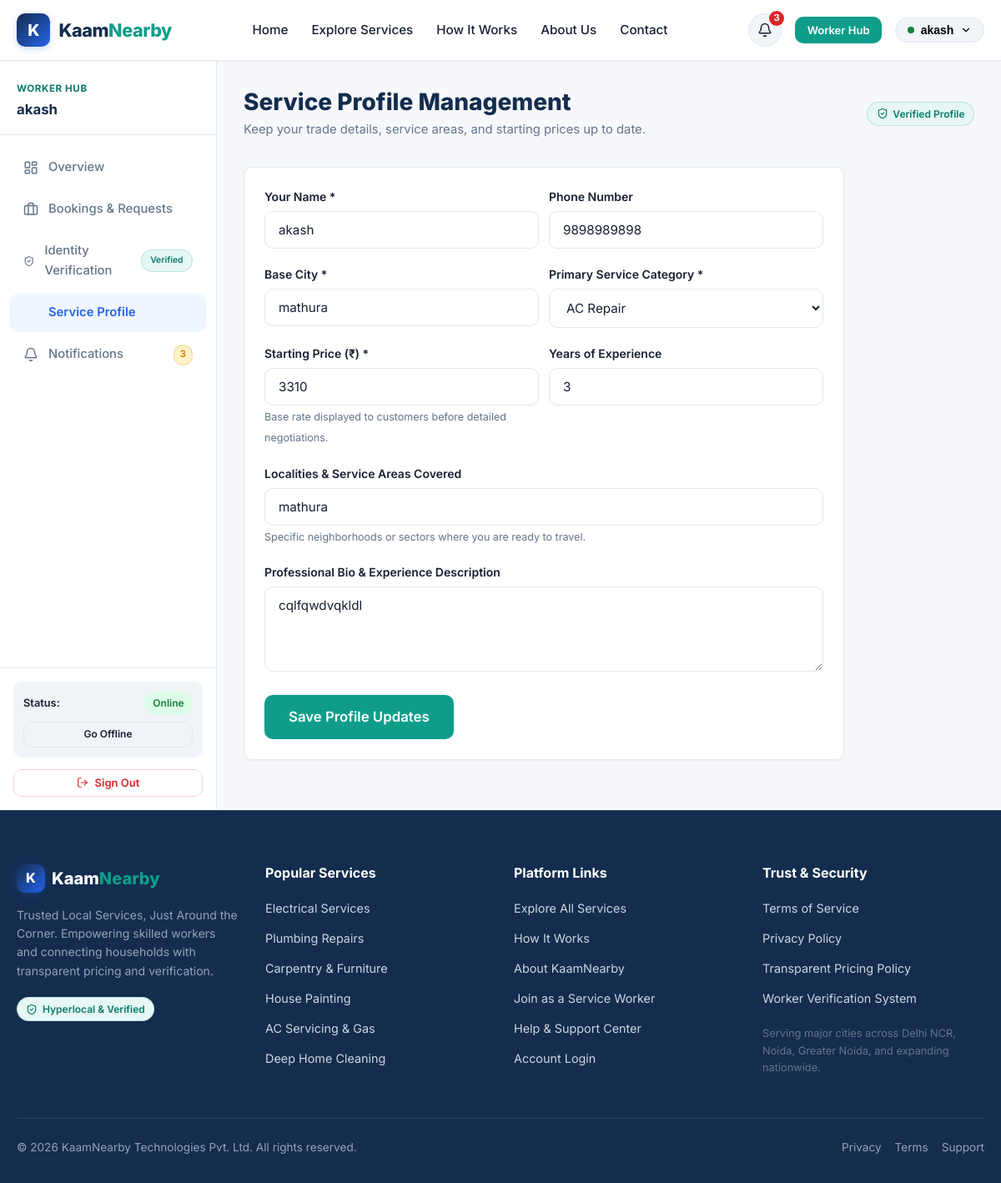
Screenshot of /worker/profile (signed in) with the database file from the repository.
### tables this page shows
CREATE TABLE users (
    id INTEGER PRIMARY KEY AUTOINCREMENT,
    name TEXT NOT NULL,
    email TEXT UNIQUE NOT NULL,
    password_hash TEXT NOT NULL,
    role TEXT NOT NULL CHECK(role IN ('customer', 'worker', 'admin')),
    phone TEXT,
    city TEXT NOT NULL,
    is_active INTEGER DEFAULT 1,
    created_at TIMESTAMP DEFAULT CURRENT_TIMESTAMP
);

CREATE TABLE workers (
    id INTEGER PRIMARY KEY AUTOINCREMENT,
    user_id INTEGER UNIQUE NOT NULL REFERENCES users(id) ON DELETE CASCADE,
    category TEXT NOT NULL,
    bio TEXT,
    experience_years INTEGER DEFAULT 2,
    starting_price REAL DEFAULT 300.0,
    service_area TEXT,
    available INTEGER DEFAULT 1 CHECK(available IN (0, 1)),
    verification_status TEXT DEFAULT 'pending' CHECK(verification_status IN ('pending', 'approved', 'rejected')),
    created_at TIMESTAMP DEFAULT CURRENT_TIMESTAMP,
    updated_at TIMESTAMP DEFAULT CURRENT_TIMESTAMP
);

### app.py (the view, shortened to what this page needs)
    @app.route('/worker/profile', methods=['GET', 'POST'])
    @worker_required
    def worker_profile():
        worker = get_current_worker()
        user = get_current_user()
        db = get_db()
        categories = db.execute("SELECT * FROM categories WHERE is_active = 1 ORDER BY name ASC").fetchall()
        return render_template('worker/profile.html', worker=worker, user=user, categories=categories)

### auth.py (called while the page is built)
def generate_csrf_token():
    if 'csrf_token' not in session:
        session['csrf_token'] = secrets.token_hex(32)
    return session['csrf_token']

def get_current_user():
    user_id = session.get('user_id')
    if not user_id:
        return None
    db = get_db()
    user = db.execute("SELECT * FROM users WHERE id = ? AND is_active = 1", (user_id,)).fetchone()
    if not user:
        session.clear()
        return None
    return dict(user)

def get_current_worker():
    user = get_current_user()
    if not user or user.get('role') != 'worker':
        return None
    db = get_db()
    worker = db.execute("SELECT * FROM workers WHERE user_id = ?", (user['id'],)).fetchone()
    return dict(worker) if worker else None

def role_required(*allowed_roles):
    def decorator(view):
        @functools.wraps(view)
        def wrapped_view(**kwargs):
            if 'user_id' not in session:
                flash("Please log in to access this page.", "warning")
                return redirect(url_for('login', next=request.url))
            role = session.get('user_role')
            if role not in allowed_roles:
                flash("You do not have permission to view that resource.", "error")
                abort(403)
            return view(**kwargs)
        return wrapped_view
    return decorator

### database.py (called while the page is built)
def get_db():
    if 'db' not in g:
        db_path = current_app.config['DATABASE']
        os.makedirs(os.path.dirname(os.path.abspath(db_path)), exist_ok=True)
        g.db = sqlite3.connect(db_path)
        g.db.row_factory = sqlite3.Row
        g.db.execute("PRAGMA foreign_keys = ON;")
    return g.db

### templates/worker/profile.html (shortened to what this page needs)
{% extends 'base.html' %}
{% block content %}
<div class="dashboard-layout">
  {% include 'partials/sidebar.html' %}
  <div class="dashboard-content">
    <div class="dashboard-header">
      <div>
        <h1 class="dashboard-title">Service Profile Management</h1>
        <p class="dashboard-subtitle">Keep your trade details, service areas, and starting prices up to date.</p>
      </div>
      {% if worker.verification_status == 'approved' %}
        <span class="badge badge-verified"><i data-lucide="shield-check" style="width:14px; height:14px;"></i> Verified Profile</span>
      {% else %}
        <span class="badge badge-pending"><i data-lucide="clock" style="width:14px; height:14px;"></i> Under Verification</span>
      {% endif %}
    </div>
    <div class="card" style="max-width: 720px;">
      <div class="card-body">
        <form action="{{ url_for('worker_profile') }}" method="POST">
          <div class="grid grid-cols-2 gap-3">
            <div class="form-group">
              <label for="name">Your Name *</label>
              <input type="text" id="name" name="name" class="form-control" value="{{ user.name }}" required>
            </div>
            <div class="form-group">
              <label for="phone">Phone Number</label>
              <input type="tel" id="phone" name="phone" class="form-control" value="{{ user.phone or '' }}" placeholder="9812345678">
            </div>
          </div>
          <div class="grid grid-cols-2 gap-3">
            <div class="form-group">
              <label for="city">Base City *</label>
              <input type="text" id="city" name="city" class="form-control" value="{{ user.city }}" required>
            </div>
            <div class="form-group">
              <label for="category">Primary Service Category *</label>
              <select id="category" name="category" class="form-control" required>
                {% for cat in categories %}
                  <option value="{{ cat.name }}" {{ 'selected' if worker.category == cat.name else '' }}>{{ cat.name }}</option>
                {% endfor %}
              </select>
            </div>
          </div>
          <div class="grid grid-cols-2 gap-3">
            <div class="form-group">
              <label for="starting_price">Starting Price (₹) *</label>
              <input type="number" id="starting_price" name="starting_price" class="form-control" value="{{ worker.starting_price|int }}" min="50" step="10" required>
              <span class="help-text">Base rate displayed to customers before detailed negotiations.</span>
            </div>
            <div class="form-group">
              <label for="experience_years">Years of Experience</label>
              <input type="number" id="experience_years" name="experience_years" class="form-control" value="{{ worker.experience_years }}" min="0" max="60">
            </div>
          </div>
          <div class="form-group">
            <label for="service_area">Localities & Service Areas Covered</label>
            <input type="text" id="service_area" name="service_area" class="form-control" value="{{ worker.service_area or '' }}" placeholder="e.g. Pari Chowk, Sector 62, Delta 1, Alpha 2">
            <span class="help-text">Specific neighborhoods or sectors where you are ready to travel.</span>
          </div>
          <div class="form-group">
            <label for="bio">Professional Bio & Experience Description</label>
            <textarea id="bio" name="bio" rows="4" class="form-control" placeholder="Describe your background, specialty repairs, certifications, and work ethic...">{{ worker.bio or '' }}</textarea>
          </div>
          <button type="submit" class="btn btn-teal btn-lg">
            Save Profile Updates
          </button>
        </form>
      </div>
    </div>
  </div>
</div>
{% endblock %}

### templates/partials/navbar.html (shortened to what this page needs)
<nav class="navbar">
  <div class="container nav-container">
    <a href="{{ url_for('index') }}" class="brand-logo">
      <div class="brand-icon-box">K</div>
      <span>Kaam<span class="accent">Nearby</span></span>
    </a>
    <ul class="nav-links" id="navLinks">
      <li><a href="{{ url_for('index') }}" class="{{ 'active' if request.endpoint == 'index' else '' }}">Home</a></li>
      <li><a href="{{ url_for('services') }}" class="{{ 'active' if request.endpoint == 'services' else '' }}">Explore Services</a></li>
      <li><a href="{{ url_for('how_it_works') }}" class="{{ 'active' if request.endpoint == 'how_it_works' else '' }}">How It Works</a></li>
      <li><a href="{{ url_for('about') }}" class="{{ 'active' if request.endpoint == 'about' else '' }}">About Us</a></li>
      <li><a href="{{ url_for('contact') }}" class="{{ 'active' if request.endpoint == 'contact' else '' }}">Contact</a></li>
    </ul>
    <div class="nav-actions">
      {% if current_user %}
        <a href="{{ url_for('notifications') }}" class="notif-btn" title="Notifications">
          <i data-lucide="bell" style="width: 18px; height: 18px;"></i>
          {% if unread_notifications_count > 0 %}
            <span class="notif-badge-count">{{ unread_notifications_count }}</span>
          {% endif %}
        </a>
        {% if current_user.role == 'customer' %}
          <a href="{{ url_for('customer_dashboard') }}" class="btn btn-outline-primary btn-sm">Dashboard</a>
        {% elif current_user.role == 'worker' %}
          <a href="{{ url_for('worker_dashboard') }}" class="btn btn-teal btn-sm">Worker Hub</a>
        {% elif current_user.role == 'admin' %}
          <a href="{{ url_for('admin_dashboard') }}" class="btn btn-navy btn-sm">Admin Panel</a>
        {% endif %}
        <div class="user-dropdown">
          <button class="dropdown-trigger" id="userDropdownTrigger" type="button">
            <span style="display:inline-block; width:8px; height:8px; border-radius:50%; background:var(--color-success);"></span>
            <span>{{ current_user.name.split(' ')[0] }}</span>
            <i data-lucide="chevron-down" style="width: 14px; height: 14px;"></i>
          </button>
        </div>
      {% else %}
        <a href="{{ url_for('login') }}" class="btn btn-outline btn-sm">Log In</a>
        <a href="{{ url_for('register') }}" class="btn btn-primary btn-sm">Get Started</a>
      {% endif %}
    </div>
  </div>
</nav>

### templates/partials/sidebar.html (shortened to what this page needs)
<aside class="sidebar">
  <div>
    <div class="sidebar-header">
      <div class="sidebar-user-role">
        {% if current_user.role == 'customer' %}
          Customer Portal
        {% elif current_user.role == 'worker' %}
          Worker Hub
        {% elif current_user.role == 'admin' %}
          Super Admin
        {% endif %}
      </div>
      <div class="sidebar-user-name">{{ current_user.name }}</div>
    </div>
    <ul class="sidebar-nav">
      {% if current_user.role == 'customer' %}
        <li>
          <a href="{{ url_for('customer_dashboard') }}" class="{{ 'active' if request.endpoint == 'customer_dashboard' else '' }}">
            <i data-lucide="layout-dashboard"></i> Overview
          </a>
        </li>
        <li>
          <a href="{{ url_for('services') }}">
            <i data-lucide="search"></i> Find Services
          </a>
        </li>
        <li>
          <a href="{{ url_for('customer_bookings') }}" class="{{ 'active' if request.endpoint in ('customer_bookings', 'customer_booking_detail') else '' }}">
            <i data-lucide="calendar"></i> My Bookings
          </a>
        </li>
        <li>
          <a href="{{ url_for('notifications') }}" class="{{ 'active' if request.endpoint == 'notifications' else '' }}">
            <i data-lucide="bell"></i> Notifications
            {% if unread_notifications_count > 0 %}
              <span class="badge badge-pending" style="margin-left:auto; font-size:0.7rem; padding:0.15rem 0.45rem;">{{ unread_notifications_count }}</span>
            {% endif %}
          </a>
        </li>
        <li>
          <a href="{{ url_for('customer_profile') }}" class="{{ 'active' if request.endpoint == 'customer_profile' else '' }}">
            <i data-lucide="user"></i> Profile Settings
          </a>
        </li>
      {% elif current_user.role == 'worker' %}
        <li>
          <a href="{{ url_for('worker_dashboard') }}" class="{{ 'active' if request.endpoint == 'worker_dashboard' else '' }}">
            <i data-lucide="layout-dashboard"></i> Overview
          </a>
        </li>
        <li>
          <a href="{{ url_for('worker_bookings') }}" class="{{ 'active' if request.endpoint in ('worker_bookings', 'worker_booking_detail') else '' }}">
            <i data-lucide="briefcase"></i> Bookings & Requests
          </a>
        </li>
        <li>
          <a href="{{ url_for('worker_verification') }}" class="{{ 'active' if request.endpoint == 'worker_verification' else '' }}">
            <i data-lucide="shield-check"></i> Identity Verification
            {% if current_worker and current_worker.verification_status == 'pending' %}
              <span class="badge badge-pending" style="margin-left:auto; font-size:0.65rem;">Pending</span>
            {% elif current_worker and current_worker.verification_status == 'approved' %}
              <span class="badge badge-verified" style="margin-left:auto; font-size:0.65rem;">Verified</span>
            {% endif %}
          </a>
        </li>
        <li>
          <a href="{{ url_for('worker_profile') }}" class="{{ 'active' if request.endpoint == 'worker_profile' else '' }}">
            <i data-lucide="tool"></i> Service Profile
          </a>
        </li>
        <li>
          <a href="{{ url_for('notifications') }}" class="{{ 'active' if request.endpoint == 'notifications' else '' }}">
            <i data-lucide="bell"></i> Notifications
            {% if unread_notifications_count > 0 %}
              <span class="badge badge-pending" style="margin-left:auto; font-size:0.7rem; padding:0.15rem 0.45rem;">{{ unread_notifications_count }}</span>
            {% endif %}
          </a>
        </li>
      {% endif %}
    </ul>
  </div>
  <div class="sidebar-footer">
    {% if current_user.role == 'worker' and current_worker %}
      <div style="margin-bottom: 0.85rem; padding: 0.75rem; background: var(--bg-subtle); border-radius: var(--radius-md);">
        <div class="flex items-center justify-between mb-2">
          <span style="font-size: 0.8rem; font-weight: 600;">Status:</span>
          {% if current_worker.available %}
            <span class="badge badge-available">Online</span>
          {% else %}
            <span class="badge badge-unavailable">Offline</span>
          {% endif %}
        </div>
        <form action="{{ url_for('worker_toggle_availability') }}" method="POST">
          <button type="submit" class="btn btn-outline btn-sm btn-block" style="font-size:0.75rem;">
            {{ 'Go Offline' if current_worker.available else 'Go Online' }}
          </button>
        </form>
      </div>
    {% endif %}
    <a href="{{ url_for('logout') }}" class="btn btn-outline btn-sm btn-block" style="color:var(--color-error); border-color:rgba(220,38,38,0.2);">
      <i data-lucide="log-out" style="width:14px; height:14px;"></i> Sign Out
    </a>
  </div>
</aside>

### static/css/dashboard.css (style rules this page uses)
.dashboard-layout { display: flex; min-height: calc(100vh - 72px); background-color: var(--bg-main); }
.sidebar { width: 260px; background-color: #FFFFFF; border-right: 1px solid var(--border-color); flex-shrink: 0; display: flex; flex-direction: column; justify-content: space-between; }
.sidebar-header { padding: 1.5rem 1.25rem 1rem; border-bottom: 1px solid var(--border-color); }
.sidebar-user-role { font-size: 0.725rem; font-weight: 700; text-transform: uppercase; color: var(--teal-accent-dark); letter-spacing: 0.05em; margin-bottom: 0.15rem; }
.sidebar-user-name { font-size: 1.05rem; font-weight: 700; color: var(--primary-navy); }
.sidebar-nav { list-style: none; padding: 1rem 0.75rem; }
.sidebar-nav li { margin-bottom: 0.25rem; }
.sidebar-nav a { display: flex; align-items: center; gap: 0.75rem; padding: 0.7rem 1rem; border-radius: var(--radius-md); color: var(--text-muted); font-size: 0.925rem; font-weight: 500; transition: var(--transition); }
.sidebar-nav a.active { background-color: #EFF6FF; color: var(--primary-blue); font-weight: 600; }
.sidebar-nav svg, .sidebar-nav i { width: 18px; height: 18px; stroke-width: 2; }
.sidebar-footer { padding: 1rem; border-top: 1px solid var(--border-color); }
.dashboard-content { flex: 1; padding: 2rem; max-width: 1300px; }
.dashboard-header { display: flex; align-items: center; justify-content: space-between; margin-bottom: 2rem; flex-wrap: wrap; gap: 1rem; }
.dashboard-title { font-size: 1.75rem; font-weight: 800; color: var(--primary-navy); }
.dashboard-subtitle { font-size: 0.925rem; color: var(--text-muted); margin-top: 0.25rem; }
.card { background-color: #FFFFFF; border: 1px solid var(--border-color); border-radius: var(--radius-md); box-shadow: var(--shadow-sm); overflow: hidden; margin-bottom: 1.75rem; }
.card-body { padding: 1.5rem; }

### rows the page displays
users: name "akash", phone "9898989898", city "mathura"
workers: available "Go Offline", starting_price "3310", experience_years "3", service_area "mathura", bio "cqlfqwdvqkldl"

### other values shown
{{ unread_notifications_count }} "3"
form field category "AC Repair"
